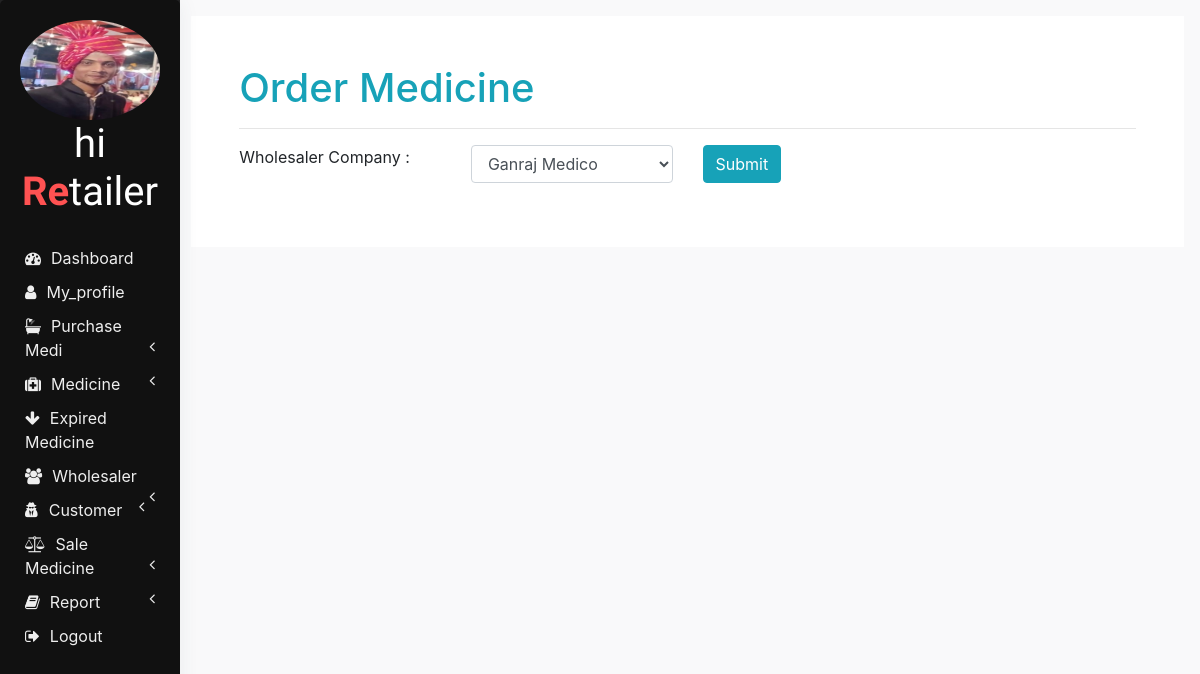
The app's page /db.php?orderm (signed in) with its own data.
### tables this page shows
CREATE TABLE `users` (
  `uid` int(11) NOT NULL,
  `name` varchar(200) NOT NULL,
  `mobile` varchar(200) NOT NULL,
  `email` varchar(200) NOT NULL,
  `password` varchar(200) NOT NULL DEFAULT '123',
  `address` varchar(200) NOT NULL,
  `img` varchar(200) NOT NULL,
  `role` varchar(200) NOT NULL
);

### retailerheader.php (the view, shortened to what this page needs)
<?php
    $id=$_SESSION['uid'];
    $sql="select name,img from users where uid='$id'";
    $res=mysqli_query($con,$sql);
    $row=mysqli_fetch_array($res);
    $name=$row['name'];
    $img=$row['img'];
?>
<!DOCTYPE html>
<html lang="en" dir="ltr">
  <head>
        <link rel="stylesheet" href="bootstrap/css/bootstrap.min.css">
        <link rel="stylesheet" href="https://use.fontawesome.com/releases/v5.3.1/css/all.css">
        <link rel="stylesheet" href="https://cdnjs.cloudflare.com/ajax/libs/font-awesome/4.7.0/css/font-awesome.min.css">
        <link rel="stylesheet" href="css/sidenav.css">
        <link rel="stylesheet" href="css/profile.css">
        <link rel="stylesheet" href="css/home.css">
    </head>
    <body>
        <div class="sidenav">
            <div class="card">
                <div class="card-body">
                <div class="logo">
                    <img src="<?php echo $img;?>" class="profile" height="100px" width="140px"/>
                    <h1 class="logo-caption"><?php echo $name;?><br><span class="tweak">Re</span>tailer</h1>
                </div>
                <div class="main-menu-item">
                    <a href="db.php?dashboard"><i class="fa fa-dashboard"></i><span>Dashboard</span></a>
                </div>
                <div class="main-menu-item">
                    <a href="db.php?myprofile"><i class="fa fa-user" aria-hidden="true"></i><span>My_profile</span></a>
                </div>
                <div id="abhi" class="main-menu-item" onclick="showhide(this.id);">
                    <a href="#">
                       <i class="fa fa-bath" aria-hidden="true"></i><span>Purchase Medi</span>
                        <span class="pull-right-container">
                            <i class="fa fa-angle-left pull-right"></i>
                        </span>
                    </a>
                </div>
                 <div id="third" class="main-menu-item" onclick="showhide(this.id);">
                    <a href="#">
                    <i class="fa fa-medkit" aria-hidden="true"></i></i><span>Medicine</span>
                        <span class="pull-right-container">
                            <i class="fa fa-angle-left pull-right"></i>
                        </span>
                    </a>
                </div>
                <div class="main-menu-item">
                    <a href="db.php?ex"><i class="fa fa-arrow-down" aria-hidden="true"></i><span>Expired Medicine</span></a>
                </div>
               <div id="abhii" class="main-menu-item" onclick="showhide(this.id);">
                    <a href="#">
                       <i class="fa fa-users" aria-hidden="true"></i><span>Wholesaler</span>
                        <span class="pull-right-container">
                            <i class="fa fa-angle-left pull-right"></i>
                        </span>
                    </a>
                </div>
                <div id="abhiii" class="main-menu-item" onclick="showhide(this.id);">
                    <a href="#">
                    <i class="fa fa-user-secret" aria-hidden="true"></i><span>Customer</span>
                        <span class="pull-right-container">
                            <i class="fa fa-angle-left pull-right"></i>
                        </span>
                    </a>
                </div>
                <div id="first" class="main-menu-item" onclick="showhide(this.id);">
                    <a  href="#">
                        <i class="fa fa-balance-scale"></i><span>Sale Medicine</span>
                        <span class="pull-right-container">
                            <i class="fa fa-angle-left pull-right"></i>
                        </span>
                    </a>
                </div>
                <div id="sixth" class="main-menu-item" onclick="showhide(this.id);">
                    <a href="#">
                        <i class="fa fa-book"></i><span>Report</span>
                        <span class="pull-right-container">
                            <i class="fa fa-angle-left pull-right"></i>
                        </span>
                    </a>
                </div>
                <div class="main-menu-item">
                    <a href="db.php?logout"><i class="fa fa-sign-out" aria-hidden="true"></i><span>Logout</span></a>
                </div>
               </div>
            </div>
        </div>
</body>
</html>

### css/sidenav.css (style rules this page uses)
body { background-color: #f1f3f6; }
.sidenav { width: 15%; height: 100vh; background-color: #222222; position: fixed; z-index: 1; flex: 1 0 auto; }
.card { width: 100%; height: 100%; top: 0; border-radius: 0; background-color: #111111; }
.logo .logo-caption { font-family: 'Poiret One', cursive; color: #ffffff; text-align: center; margin-bottom: 25px; }
.logo .profile { margin-left: 50%; border-radius: 50%; transform: translate(-50%); }
.logo .tweak { color: #ff5252; font-weight: bold; }
.main-menu-item { padding: 5px 5px; cursor: pointer; }
.main-menu-item > a { color: #eeeeee; text-decoration: none; font-size: 16px; }
.main-menu-item > a > span { margin-left: 10px; }

### css/profile.css (style rules this page uses)
body { background-color: #f9f9fa }
.card { border-radius: 5px; -webkit-box-shadow: 0 1px 20px 0 rgba(69, 90, 100, 0.08); box-shadow: 0 1px 20px 0 rgba(69, 90, 100, 0.08); border: none; margin-bottom: 30px }

### css/home.css (style rules this page uses)
html, body { height: 100vh; }

### records on screen
users: img (picture), name "hi"

### other values on screen
form field cn "Ganraj Medico"
